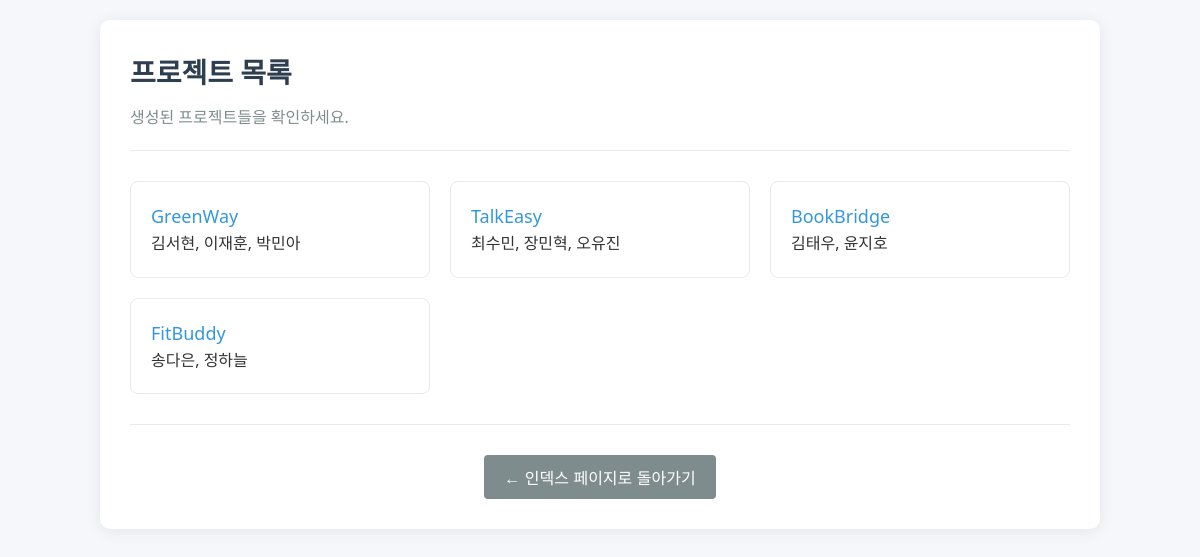
/projects/, run on the app's committed database.
### projects/models.py (models this page shows, shortened)
class Project(models.Model):
    project_id = models.AutoField(primary_key=True)
    project_name = models.CharField(max_length=200)
    description = models.TextField()
    members = models.ManyToManyField(Member, blank=True)

class Member(models.Model):
    member_id = models.AutoField(primary_key=True)
    name = models.CharField(max_length=10, null=False, blank=False)

### projects/views.py (the view)
# urls.py: path('projects/', views.ProjectListView.as_view(), name='project_list'),
class ProjectListView(generic.ListView):
    model = Project
    template_name = 'projects/project_list.html'
    context_object_name = 'project_list'

### projects/templates/projects/project_list.html (shortened to what this page needs)
<!DOCTYPE html>
<html lang="ko">
<head>
    {% load static %}
    <link rel="stylesheet" href="{% static 'project/style.css' %}">
</head>
<body>
    <div class="container">
        <header>
            <h1 id="main-title">프로젝트 목록</h1>
            <p class="subtitle">생성된 프로젝트들을 확인하세요.</p>
        </header>
        <section id="project-section">
            {% if project_list %}
            <ul class="project-list">
                {% for project in project_list %}
                <div class="project-item">
                    <a class="project-link" href="{% url 'project:project_detail' project.pk %}">
                        {{ project.project_name }}
                    </a>
                    <p>
                        {% for member in project.members.all %}
                        {{ member.name }}{% if not forloop.last %}, {% endif %}
                        {% empty %}
                        No members
                        {% endfor %}
                    </p>
                </div>
                {% endfor %}
            </ul>
            {% else %}
            <p class="no-element">현재 등록된 프로젝트가 없습니다.</p>
            {% endif %}
        </section>
        <footer class="back-footer">
            <a href="{% url 'project:index' %}" class="back-link">
                <button class="back-button">← 인덱스 페이지로 돌아가기</button>
            </a>
        </footer>
    </div>
</body>
</html>

### projects/static/project/style.css (style rules this page uses)
* { box-sizing: border-box; margin: 0; padding: 0; }
body { font-family: 'Noto Sans KR', 'Segoe UI', Arial, sans-serif; line-height: 1.6; color: #333; background-color: #f5f7fa; padding: 20px; }
.container { max-width: 1000px; margin: 0 auto; background-color: #fff; padding: 30px; border-radius: 10px; box-shadow: 0 2px 15px rgba(0, 0, 0, 0.08); }
header, .project-header { margin-bottom: 30px; padding-bottom: 20px; border-bottom: 1px solid #e6e9ed; }
h1, .project-title, #main-title { font-size: 28px; color: #2c3e50; margin-bottom: 10px; }
.subtitle, .project-description { font-size: 16px; color: #7f8c8d; }
.project-list { list-style: none; display: grid; grid-template-columns: repeat(auto-fill, minmax(240px, 1fr)); gap: 20px; margin-bottom: 30px; }
.project-item { background-color: #fff; border: 1px solid #e6e9ed; border-radius: 8px; padding: 20px; transition: transform 0.2s, box-shadow 0.2s; }
.project-link { color: #3498db; text-decoration: none; font-weight: 500; font-size: 18px; }
button, .submit-button, .back-button, .add-button { background-color: #3498db; color: #fff; border: none; padding: 10px 20px; border-radius: 4px; font-size: 16px; cursor: pointer; transition: background-color 0.2s; }
.back-button { background-color: #7f8c8d; }
a { color: #3498db; text-decoration: none; }
.back-link { display: inline-block; margin-top: 10px; }
footer { margin-top: 40px; padding-top: 20px; border-top: 1px solid #e6e9ed; }
.back-footer { margin-top: 30px; text-align: center; }
.back-footer .back-link { font-size: 16px; color: #3498db; text-decoration: none; }

### data on the page
Project: project_name "GreenWay"
Member: name "김서현"
Member: name "이재훈"
Member: name "박민아"
Project: project_name "TalkEasy"
Member: name "최수민"
Member: name "장민혁"
Member: name "오유진"
Project: project_name "BookBridge"
Member: name "김태우"
Member: name "윤지호"
Project: project_name "FitBuddy"
Member: name "송다은"
Member: name "정하늘"
